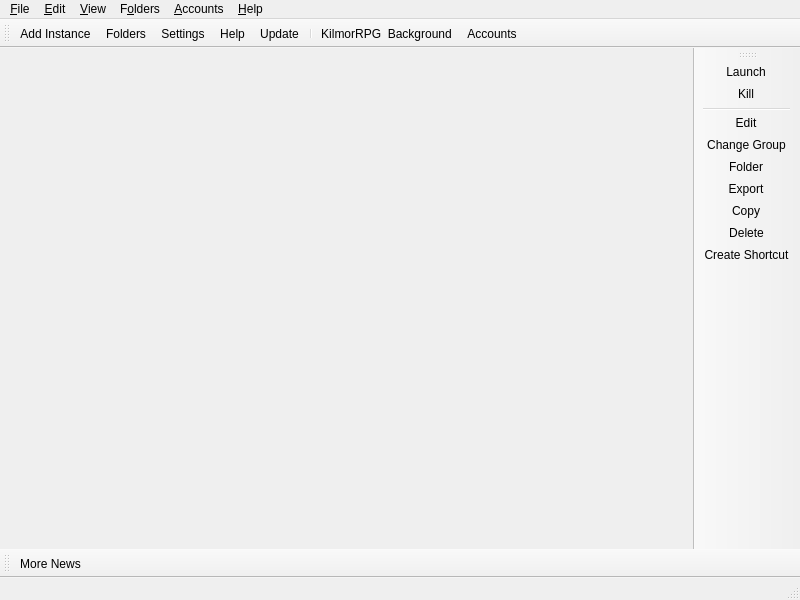
<?xml version="1.0" encoding="UTF-8"?>
<ui version="4.0">
 <class>MainWindow</class>
 <widget class="QMainWindow" name="MainWindow">
  <property name="geometry">
   <rect>
    <x>0</x>
    <y>0</y>
    <width>800</width>
    <height>600</height>
   </rect>
  </property>
  <widget class="QWidget" name="centralWidget">
   <layout class="QHBoxLayout" name="horizontalLayout">
    <property name="spacing">
     <number>0</number>
    </property>
    <property name="leftMargin">
     <number>0</number>
    </property>
    <property name="topMargin">
     <number>0</number>
    </property>
    <property name="rightMargin">
     <number>0</number>
    </property>
    <property name="bottomMargin">
     <number>0</number>
    </property>
   </layout>
  </widget>
  <widget class="QStatusBar" name="statusBar"/>
  <widget class="QToolBar" name="mainToolBar">
   <property name="windowTitle">
    <string>Main Toolbar</string>
   </property>
   <property name="allowedAreas">
    <set>Qt::ToolBarArea::BottomToolBarArea|Qt::ToolBarArea::TopToolBarArea</set>
   </property>
   <property name="toolButtonStyle">
    <enum>Qt::ToolButtonStyle::ToolButtonTextBesideIcon</enum>
   </property>
   <property name="floatable">
    <bool>false</bool>
   </property>
   <attribute name="toolBarArea">
    <enum>TopToolBarArea</enum>
   </attribute>
   <attribute name="toolBarBreak">
    <bool>false</bool>
   </attribute>
   <addaction name="actionAddInstance"/>
   <addaction name="actionFoldersButton"/>
   <addaction name="actionSettings"/>
   <addaction name="actionHelpButton"/>
   <addaction name="actionCheckUpdate"/>
   <addaction name="separator"/>
   <addaction name="actionCAT"/>
   <addaction name="actionAccountsButton"/>
  </widget>
  <widget class="QToolBar" name="newsToolBar">
   <property name="windowTitle">
    <string>News Toolbar</string>
   </property>
   <property name="allowedAreas">
    <set>Qt::ToolBarArea::BottomToolBarArea|Qt::ToolBarArea::TopToolBarArea</set>
   </property>
   <property name="iconSize">
    <size>
     <width>16</width>
     <height>16</height>
    </size>
   </property>
   <property name="toolButtonStyle">
    <enum>Qt::ToolButtonStyle::ToolButtonTextBesideIcon</enum>
   </property>
   <property name="floatable">
    <bool>false</bool>
   </property>
   <attribute name="toolBarArea">
    <enum>BottomToolBarArea</enum>
   </attribute>
   <attribute name="toolBarBreak">
    <bool>false</bool>
   </attribute>
   <addaction name="actionMoreNews"/>
  </widget>
  <widget class="WideBar" name="instanceToolBar">
   <property name="windowTitle">
    <string>Instance Toolbar</string>
   </property>
   <property name="allowedAreas">
    <set>Qt::ToolBarArea::LeftToolBarArea|Qt::ToolBarArea::RightToolBarArea</set>
   </property>
   <property name="iconSize">
    <size>
     <width>16</width>
     <height>16</height>
    </size>
   </property>
   <property name="toolButtonStyle">
    <enum>Qt::ToolButtonStyle::ToolButtonTextBesideIcon</enum>
   </property>
   <property name="floatable">
    <bool>false</bool>
   </property>
   <property name="useDefaultAction" stdset="0">
    <bool>true</bool>
   </property>
   <attribute name="toolBarArea">
    <enum>RightToolBarArea</enum>
   </attribute>
   <attribute name="toolBarBreak">
    <bool>false</bool>
   </attribute>
   <addaction name="actionLaunchInstance"/>
   <addaction name="actionKillInstance"/>
   <addaction name="separator"/>
   <addaction name="actionEditInstance"/>
   <addaction name="actionChangeInstGroup"/>
   <addaction name="actionViewSelectedInstFolder"/>
   <addaction name="actionExportInstance"/>
   <addaction name="actionCopyInstance"/>
   <addaction name="actionDeleteInstance"/>
   <addaction name="actionCreateInstanceShortcut"/>
  </widget>
  <widget class="QMenuBar" name="menuBar">
   <property name="geometry">
    <rect>
     <x>0</x>
     <y>0</y>
     <width>800</width>
     <height>18</height>
    </rect>
   </property>
   <widget class="QMenu" name="fileMenu">
    <property name="title">
     <string>&amp;File</string>
    </property>
    <property name="toolTipsVisible">
     <bool>true</bool>
    </property>
    <addaction name="actionAddInstance"/>
    <addaction name="separator"/>
    <addaction name="actionLaunchInstance"/>
    <addaction name="actionKillInstance"/>
    <addaction name="separator"/>
    <addaction name="actionEditInstance"/>
    <addaction name="actionChangeInstGroup"/>
    <addaction name="actionViewSelectedInstFolder"/>
    <addaction name="actionExportInstance"/>
    <addaction name="actionCopyInstance"/>
    <addaction name="actionDeleteInstance"/>
    <addaction name="actionCreateInstanceShortcut"/>
    <addaction name="separator"/>
    <addaction name="actionSettings"/>
    <addaction name="actionCloseWindow"/>
   </widget>
   <widget class="QMenu" name="editMenu">
    <property name="title">
     <string>&amp;Edit</string>
    </property>
    <property name="toolTipsVisible">
     <bool>true</bool>
    </property>
    <addaction name="actionUndoTrashInstance"/>
   </widget>
   <widget class="QMenu" name="viewMenu">
    <property name="title">
     <string>&amp;View</string>
    </property>
    <property name="toolTipsVisible">
     <bool>true</bool>
    </property>
    <addaction name="actionChangeTheme"/>
    <addaction name="separator"/>
    <addaction name="actionCAT"/>
    <addaction name="actionToggleStatusBar"/>
    <addaction name="actionLockToolbars"/>
    <addaction name="separator"/>
   </widget>
   <widget class="QMenu" name="foldersMenu">
    <property name="title">
     <string>F&amp;olders</string>
    </property>
    <property name="toolTipsVisible">
     <bool>true</bool>
    </property>
    <addaction name="actionViewLauncherRootFolder"/>
    <addaction name="separator"/>
    <addaction name="actionViewInstanceFolder"/>
    <addaction name="actionViewCentralModsFolder"/>
    <addaction name="actionViewSkinsFolder"/>
    <addaction name="actionViewJavaFolder"/>
    <addaction name="separator"/>
    <addaction name="actionViewIconThemeFolder"/>
    <addaction name="actionViewWidgetThemeFolder"/>
    <addaction name="actionViewCatPackFolder"/>
    <addaction name="actionViewIconsFolder"/>
    <addaction name="separator"/>
    <addaction name="actionViewLogsFolder"/>
   </widget>
   <widget class="QMenu" name="accountsMenu">
    <property name="title">
     <string>&amp;Accounts</string>
    </property>
   </widget>
   <widget class="QMenu" name="helpMenu">
    <property name="title">
     <string>&amp;Help</string>
    </property>
    <property name="toolTipsVisible">
     <bool>true</bool>
    </property>
    <addaction name="actionClearMetadata"/>
    <addaction name="actionReportBug"/>
    <addaction name="actionViewLog"/>
    <addaction name="actionAddToPATH"/>
    <addaction name="separator"/>
    <addaction name="actionMATRIX"/>
    <addaction name="actionDISCORD"/>
    <addaction name="actionREDDIT"/>
    <addaction name="separator"/>
    <addaction name="actionMoreNews"/>
    <addaction name="actionCheckUpdate"/>
    <addaction name="actionOpenWiki"/>
    <addaction name="actionAbout"/>
   </widget>
   <addaction name="fileMenu"/>
   <addaction name="editMenu"/>
   <addaction name="viewMenu"/>
   <addaction name="foldersMenu"/>
   <addaction name="accountsMenu"/>
   <addaction name="helpMenu"/>
  </widget>
  <action name="actionMoreNews">
   <property name="icon">
    <iconset theme="news"/>
   </property>
   <property name="text">
    <string>More News...</string>
   </property>
   <property name="toolTip">
    <string>Open the development blog to read more news about %1.</string>
   </property>
  </action>
  <action name="actionCAT">
   <property name="checkable">
    <bool>true</bool>
   </property>
   <property name="icon">
    <iconset theme="cat"/>
   </property>
   <property name="text">
    <string>KilmorRPG &amp; Background</string>
   </property>
   <property name="toolTip">
    <string>Show or hide the KilmorRPG fantasy background.</string>
   </property>
  </action>
  <action name="actionToggleStatusBar">
   <property name="checkable">
    <bool>true</bool>
   </property>
   <property name="text">
    <string>Status Bar</string>
   </property>
  </action>
  <action name="actionLockToolbars">
   <property name="checkable">
    <bool>true</bool>
   </property>
   <property name="text">
    <string>Lock Toolbars</string>
   </property>
  </action>
  <action name="actionUndoTrashInstance">
   <property name="enabled">
    <bool>false</bool>
   </property>
   <property name="text">
    <string>&amp;Undo Last Instance Deletion</string>
   </property>
  </action>
  <action name="actionAddInstance">
   <property name="icon">
    <iconset theme="new"/>
   </property>
   <property name="text">
    <string>Add Instanc&amp;e...</string>
   </property>
   <property name="toolTip">
    <string>Add a new instance.</string>
   </property>
  </action>
  <action name="actionCheckUpdate">
   <property name="icon">
    <iconset theme="checkupdate"/>
   </property>
   <property name="text">
    <string>&amp;Update...</string>
   </property>
   <property name="toolTip">
    <string>Check for new updates for %1.</string>
   </property>
   <property name="menuRole">
    <enum>QAction::MenuRole::ApplicationSpecificRole</enum>
   </property>
  </action>
  <action name="actionSettings">
   <property name="icon">
    <iconset theme="settings"/>
   </property>
   <property name="text">
    <string>Setti&amp;ngs...</string>
   </property>
   <property name="toolTip">
    <string>Change settings.</string>
   </property>
   <property name="menuRole">
    <enum>QAction::MenuRole::PreferencesRole</enum>
   </property>
  </action>
  <action name="actionManageSkins">
   <property name="icon">
    <iconset theme="settings"/>
   </property>
   <property name="text">
    <string>Manage &amp;Skins...</string>
   </property>
  </action>
  <action name="actionManageAccounts">
   <property name="icon">
    <iconset theme="accounts"/>
   </property>
   <property name="text">
    <string>&amp;Manage Accounts...</string>
   </property>
  </action>
  <action name="actionLaunchInstance">
   <property name="icon">
    <iconset theme="launch"/>
   </property>
   <property name="text">
    <string>&amp;Launch</string>
   </property>
   <property name="toolTip">
    <string>Launch the selected instance.</string>
   </property>
  </action>
  <action name="actionKillInstance">
   <property name="icon">
    <iconset theme="status-bad"/>
   </property>
   <property name="text">
    <string>&amp;Kill</string>
   </property>
   <property name="toolTip">
    <string>Kill the running instance.</string>
   </property>
   <property name="shortcut">
    <string>Ctrl+K</string>
   </property>
  </action>
  <action name="actionRenameInstance">
   <property name="icon">
    <iconset theme="rename"/>
   </property>
   <property name="text">
    <string>Rename</string>
   </property>
   <property name="toolTip">
    <string>Rename the selected instance.</string>
   </property>
  </action>
  <action name="actionChangeInstGroup">
   <property name="icon">
    <iconset theme="tag"/>
   </property>
   <property name="text">
    <string>&amp;Change Group...</string>
   </property>
   <property name="toolTip">
    <string>Change the selected instance's group.</string>
   </property>
   <property name="shortcut">
    <string>Ctrl+G</string>
   </property>
  </action>
  <action name="actionChangeInstIcon">
   <property name="text">
    <string>Change Icon</string>
   </property>
   <property name="toolTip">
    <string>Change the selected instance's icon.</string>
   </property>
  </action>
  <action name="actionEditInstance">
   <property name="icon">
    <iconset theme="settings"/>
   </property>
   <property name="text">
    <string>&amp;Edit...</string>
   </property>
   <property name="toolTip">
    <string>Change the instance settings, mods and versions.</string>
   </property>
   <property name="shortcut">
    <string>Ctrl+I</string>
   </property>
  </action>
  <action name="actionViewSelectedInstFolder">
   <property name="icon">
    <iconset theme="viewfolder"/>
   </property>
   <property name="text">
    <string>&amp;Folder</string>
   </property>
   <property name="toolTip">
    <string>Open the selected instance's root folder in a file browser.</string>
   </property>
  </action>
  <action name="actionDeleteInstance">
   <property name="icon">
    <iconset theme="delete"/>
   </property>
   <property name="text">
    <string>Dele&amp;te</string>
   </property>
   <property name="toolTip">
    <string>Delete the selected instance.</string>
   </property>
   <property name="autoRepeat">
    <bool>false</bool>
   </property>
  </action>
  <action name="actionCopyInstance">
   <property name="icon">
    <iconset theme="copy"/>
   </property>
   <property name="text">
    <string>Cop&amp;y...</string>
   </property>
   <property name="toolTip">
    <string>Copy the selected instance.</string>
   </property>
   <property name="shortcut">
    <string>Ctrl+D</string>
   </property>
  </action>
  <action name="actionExportInstance">
   <property name="icon">
    <iconset theme="export"/>
   </property>
   <property name="text">
    <string>E&amp;xport...</string>
   </property>
   <property name="toolTip">
    <string>Export the selected instance to supported formats.</string>
   </property>
  </action>
  <action name="actionExportInstanceZip">
   <property name="icon">
    <iconset theme="launcher"/>
   </property>
   <property name="text">
    <string>Prism Launcher (zip)</string>
   </property>
  </action>
  <action name="actionExportInstanceMrPack">
   <property name="icon">
    <iconset theme="modrinth"/>
   </property>
   <property name="text">
    <string>Modrinth (mrpack)</string>
   </property>
  </action>
  <action name="actionExportInstanceFlamePack">
   <property name="icon">
    <iconset theme="flame"/>
   </property>
   <property name="text">
    <string>CurseForge (zip)</string>
   </property>
  </action>
  <action name="actionCreateInstanceShortcut">
   <property name="icon">
    <iconset theme="shortcut"/>
   </property>
   <property name="text">
    <string>Create Shortcut</string>
   </property>
   <property name="toolTip">
    <string>Creates a shortcut on a selected folder to launch the selected instance.</string>
   </property>
  </action>
  <action name="actionNoAccountsAdded">
   <property name="icon">
    <iconset theme="noaccount"/>
   </property>
   <property name="text">
    <string>No accounts added!</string>
   </property>
  </action>
  <action name="actionNoDefaultAccount">
   <property name="checkable">
    <bool>true</bool>
   </property>
   <property name="icon">
    <iconset theme="noaccount"/>
   </property>
   <property name="text">
    <string>No Default Account</string>
   </property>
   <property name="shortcut">
    <string>Ctrl+0</string>
   </property>
  </action>
  <action name="actionCloseWindow">
   <property name="icon">
    <iconset theme="status-bad"/>
   </property>
   <property name="text">
    <string>Close &amp;Window</string>
   </property>
   <property name="toolTip">
    <string>Close the current window</string>
   </property>
   <property name="menuRole">
    <enum>QAction::MenuRole::NoRole</enum>
   </property>
  </action>
  <action name="actionViewInstanceFolder">
   <property name="icon">
    <iconset theme="viewfolder"/>
   </property>
   <property name="text">
    <string>&amp;Instances</string>
   </property>
   <property name="toolTip">
    <string>Open the instances folder in a file browser.</string>
   </property>
  </action>
  <action name="actionViewLauncherRootFolder">
   <property name="icon">
    <iconset theme="viewfolder"/>
   </property>
   <property name="text">
    <string>Launcher &amp;Root</string>
   </property>
   <property name="toolTip">
    <string>Open the launcher's root folder in a file browser.</string>
   </property>
  </action>
  <action name="actionViewCentralModsFolder">
   <property name="icon">
    <iconset theme="centralmods"/>
   </property>
   <property name="text">
    <string>&amp;Central Mods</string>
   </property>
   <property name="toolTip">
    <string>Open the central mods folder in a file browser.</string>
   </property>
  </action>
  <action name="actionViewSkinsFolder">
   <property name="icon">
    <iconset theme="viewfolder"/>
   </property>
   <property name="text">
    <string>&amp;Skins</string>
   </property>
   <property name="toolTip">
    <string>Open the skins folder in a file browser.</string>
   </property>
  </action>
  <action name="actionViewIconsFolder">
   <property name="icon">
    <iconset theme="viewfolder"/>
   </property>
   <property name="text">
    <string>Instance Icons</string>
   </property>
   <property name="toolTip">
    <string>Open the instance icons folder in a file browser.</string>
   </property>
  </action>
  <action name="actionViewLogsFolder">
   <property name="icon">
    <iconset theme="viewfolder"/>
   </property>
   <property name="text">
    <string>Logs</string>
   </property>
   <property name="toolTip">
    <string>Open the logs folder in a file browser.</string>
   </property>
  </action>
  <action name="actionChangeTheme">
   <property name="text">
    <string>Themes</string>
   </property>
  </action>
  <action name="actionReportBug">
   <property name="icon">
    <iconset theme="bug"/>
   </property>
   <property name="text">
    <string>Report a Bug or Suggest a Feature</string>
   </property>
   <property name="toolTip">
    <string>Open the bug tracker to report a bug with %1.</string>
   </property>
  </action>
  <action name="actionDISCORD">
   <property name="icon">
    <iconset theme="discord"/>
   </property>
   <property name="text">
    <string>&amp;Discord Guild</string>
   </property>
   <property name="toolTip">
    <string>Open %1 Discord guild.</string>
   </property>
  </action>
  <action name="actionMATRIX">
   <property name="icon">
    <iconset theme="matrix"/>
   </property>
   <property name="text">
    <string>&amp;Matrix Space</string>
   </property>
   <property name="toolTip">
    <string>Open %1 Matrix space.</string>
   </property>
  </action>
  <action name="actionREDDIT">
   <property name="icon">
    <iconset theme="reddit-alien"/>
   </property>
   <property name="text">
    <string>Sub&amp;reddit</string>
   </property>
   <property name="toolTip">
    <string>Open %1 subreddit.</string>
   </property>
  </action>
  <action name="actionAbout">
   <property name="icon">
    <iconset theme="about"/>
   </property>
   <property name="text">
    <string>&amp;About %1</string>
   </property>
   <property name="toolTip">
    <string>View information about %1.</string>
   </property>
   <property name="menuRole">
    <enum>QAction::MenuRole::AboutRole</enum>
   </property>
  </action>
  <action name="actionClearMetadata">
   <property name="icon">
    <iconset theme="refresh"/>
   </property>
   <property name="text">
    <string>&amp;Clear Metadata Cache</string>
   </property>
   <property name="toolTip">
    <string>Clear cached metadata</string>
   </property>
  </action>
  <action name="actionViewLog">
   <property name="icon">
    <iconset theme="log"/>
   </property>
   <property name="text">
    <string>View logs</string>
   </property>
   <property name="toolTip">
    <string>View current and previous launcher logs</string>
   </property>
  </action>
  <action name="actionAddToPATH">
   <property name="icon">
    <iconset theme="custom-commands"/>
   </property>
   <property name="text">
    <string>Install to &amp;PATH</string>
   </property>
   <property name="toolTip">
    <string>Install a %1 symlink to /usr/local/bin</string>
   </property>
  </action>
  <action name="actionFoldersButton">
   <property name="icon">
    <iconset theme="viewfolder"/>
   </property>
   <property name="text">
    <string>Folders</string>
   </property>
   <property name="toolTip">
    <string>Open one of the folders shared between instances.</string>
   </property>
  </action>
  <action name="actionHelpButton">
   <property name="icon">
    <iconset theme="help"/>
   </property>
   <property name="text">
    <string>Help</string>
   </property>
   <property name="toolTip">
    <string>Get help with %1 or Minecraft.</string>
   </property>
  </action>
  <action name="actionAccountsButton">
   <property name="icon">
    <iconset theme="noaccount"/>
   </property>
   <property name="text">
    <string>Accounts</string>
   </property>
  </action>
  <action name="actionOpenWiki">
   <property name="icon">
    <iconset theme="help"/>
   </property>
   <property name="text">
    <string>%1 &amp;Wiki</string>
   </property>
   <property name="toolTip">
    <string>Open the %1 wiki</string>
   </property>
  </action>
  <action name="actionViewWidgetThemeFolder">
   <property name="icon">
    <iconset theme="viewfolder"/>
   </property>
   <property name="text">
    <string>&amp;Widget Themes</string>
   </property>
   <property name="toolTip">
    <string>Open the widget themes folder in a file browser.</string>
   </property>
  </action>
  <action name="actionViewIconThemeFolder">
   <property name="icon">
    <iconset theme="viewfolder"/>
   </property>
   <property name="text">
    <string>I&amp;con Theme</string>
   </property>
   <property name="toolTip">
    <string>Open the icon theme folder in a file browser.</string>
   </property>
  </action>
  <action name="actionViewCatPackFolder">
   <property name="icon">
    <iconset theme="viewfolder"/>
   </property>
   <property name="text">
    <string>Cat Packs</string>
   </property>
   <property name="toolTip">
    <string>Open the cat packs folder in a file browser.</string>
   </property>
  </action>
  <action name="actionViewJavaFolder">
   <property name="icon">
    <iconset theme="viewfolder"/>
   </property>
   <property name="text">
    <string>Java</string>
   </property>
   <property name="toolTip">
    <string>Open the Java folder in a file browser. Only available if the built-in Java downloader is used.</string>
   </property>
  </action>
 </widget>
 <customwidgets>
  <customwidget>
   <class>WideBar</class>
   <extends>QToolBar</extends>
   <header>ui/widgets/WideBar.h</header>
  </customwidget>
 </customwidgets>
 <resources/>
 <connections/>
</ui>
